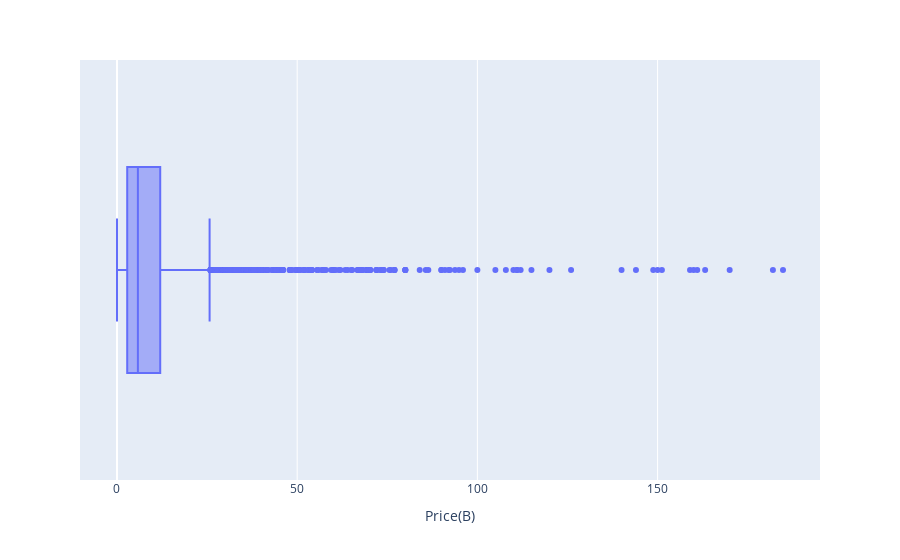

The code cell stored with this chart in its notebook:
### Code cell
px.box(x = df['Price(B)'], data_frame = df)

### Figure 1 — Plotly figure (JSON) as saved in the notebook; plotly's stock layout.template omitted (floating-point values rounded to 4 significant figures; data arrays with more than 128 entries replaced by an {"elided": "..."} marker saying what was removed)
{"data": [{"alignmentgroup": "True", "hovertemplate": "Price(B)=%{x}<extra></extra>", "legendgroup": "", "marker": {"color": "#636efa"}, "name": "", "notched": false, "offsetgroup": "", "orientation": "h", "showlegend": false, "type": "box", "x": {"elided": "3452 float values"}, "x0": " ", "xaxis": "x", "y0": " ", "yaxis": "y"}], "layout": {"boxmode": "group", "legend": {"tracegroupgap": 0}, "margin": {"t": 60}, "xaxis": {"anchor": "y", "domain": [0, 1], "title": {"text": "Price(B)"}}, "yaxis": {"anchor": "x", "domain": [0, 1]}}}
